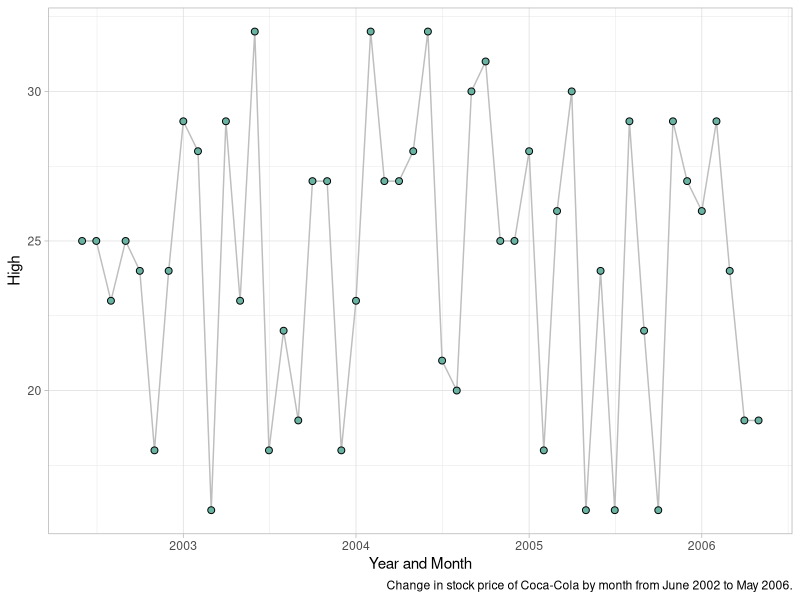

Reproduce this figure in R.
#### Preamble ####
# Purpose: Simulates stock prices of 5 boycotted U.S. companies from 1980 to 2020
# Author: Jessica Im
# Date: 28 March 2024
# Contact: jessica.im@mail.utoronto.ca
# License: MIT
# Pre-requisites: None


#### Workspace setup ####
library(tidyverse)
library(dplyr)

#### Simulate data ####
set.seed(250)

# simulate data of Company Coka-Cola from 1 year before to 1 year after boycott
KO_simulated_data <-
  tibble(
    date =
      seq(as.Date('2002-06-01'), as.Date('2006-05-01'), by = "months"),
    
    # size is 48 to represent the number of months in total between 1 year before boycott began and 1 year after it ended
    high = 
      sample(
        rep(c(16:32)),
        size = 48,
        replace = TRUE),
    
    volume =
      sample(
        rep(c(1000000:99999999)),
        size = 48,
        replace = TRUE),
      )

KO_simulated_data


#### Graph simulated data ####
KO_simulated_data |>
  ggplot(mapping = aes(x = date, y = high)) +
  geom_line(color="grey") +
  geom_point(shape=21, color="black", fill="#69b3a2", size=2) +
  theme_light() +
  labs(x = "Year and Month", y = "High", caption = "Change in stock price of Coca-Cola by month from June 2002 to May 2006.")